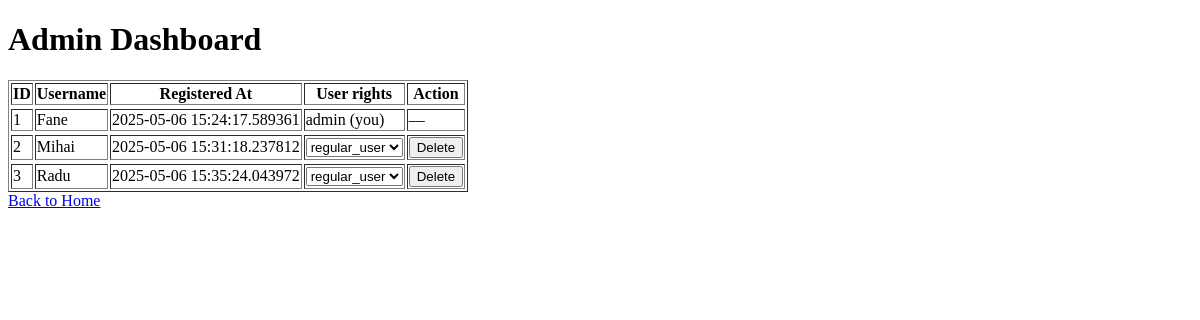
Page /admin (signed in) on the earlier database version.
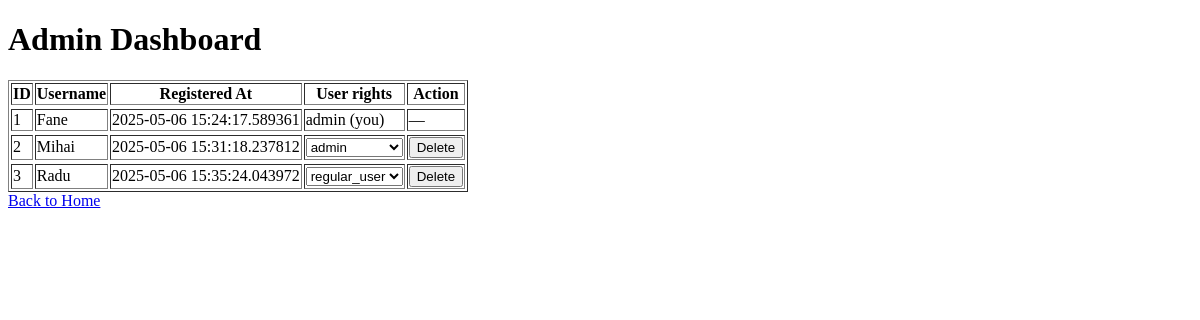
Same page on the later database version.
### devTools/database.py (models this page shows, shortened)
class User(Base):
    __tablename__ = 'users'
    id = Column(Integer, primary_key=True)
    username = Column(String, unique=True, nullable=False)
    encoding = Column(String, nullable=False)
    created_at = Column(DateTime, default=datetime.datetime.utcnow)
    user_type = Column(String, default="default_user")

### app.py (the view)
@app.route('/admin')
def admin_dashboard():
    current_user = db_session.query(User).filter_by(username=session.get('user')).first()
    if not current_user or current_user.user_type != 'admin':
        return "Access denied", 403
    users = db_session.query(User).all()
    return render_template("admin.html", users=users)

### templates/admin.html (shortened to what this page needs)
<!DOCTYPE html>
<html lang="en">
<head>
</head>
<body>
  <h1>Admin Dashboard</h1>
  <table border="1">
    <tr>
      <th>ID</th>
      <th>Username</th>
      <th>Registered At</th>
      <th>User rights</th>
      <th>Action</th>
    </tr>
    {% for user in users %}
    <tr>
      <tr>
        <td>{{ user.id }}</td>
        <td>{{ user.username }}</td>
        <td>{{ user.created_at }}</td>
        <td>
          {% if user.username != session['user'] %}
            <form method="POST" action="/update-role/{{ user.id }}" onsubmit="return confirm('Change role for {{ user.username }}?')">
              <select name="user_type" onchange="this.form.submit()">
                <option value="default_user" {% if user.user_type == 'default_user' %}selected{% endif %}>regular_user</option>
                <option value="admin" {% if user.user_type == 'admin' %}selected{% endif %}>admin</option>
              </select>
            </form>
          {% else %}
            {{ user.user_type }} (you)
          {% endif %}
        </td>
        <td>
          {% if user.username != session['user'] %}
            <form method="POST" action="/delete-user/{{ user.id }}" onsubmit="return confirm('Delete {{ user.username }}?')">
              <button type="submit">Delete</button>
            </form>
          {% else %}
            —
          {% endif %}
        </td>
      </tr>
    {% endfor %}
  </table>
  <a href="/">Back to Home</a>
</body>
</html>

Differences in the rows shown:
changed User "Mihai": user_type "regular_user" → "admin"
